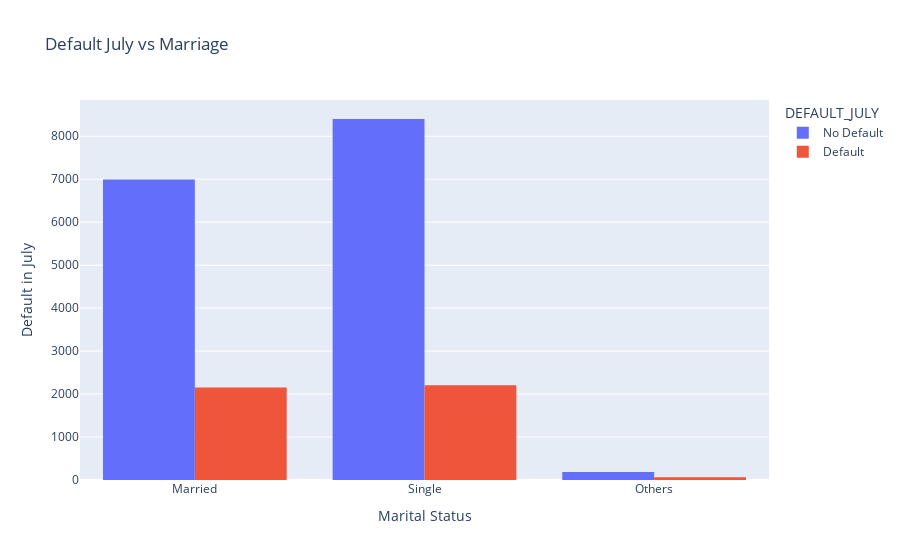

Notebook source saved alongside this figure:
### Code cell
filtered = merged_train.loc[:, ["DEFAULT_JULY", "MARRIAGE"]]
filtered["MARRIAGE"] = filtered["MARRIAGE"].apply(lambda x: "Married" if x == 1 else "Single" if x == 2 else "Others" if x == 0 or 3 else "Unknown")
filtered["DEFAULT_JULY"] = filtered["DEFAULT_JULY"].apply(lambda x: "Default" if x == 1 else "No Default")
fig = px.histogram(filtered, x="MARRIAGE", color="DEFAULT_JULY", title="Default July vs Marriage", barmode="group")
fig.update_layout(xaxis_title="Marital Status", yaxis_title="Default in July", showlegend=True)

### Figure 1 — Plotly figure (JSON) as saved in the notebook; plotly's stock layout.template omitted (floating-point values rounded to 4 significant figures; data arrays with more than 128 entries replaced by an {"elided": "..."} marker saying what was removed)
{"data": [{"alignmentgroup": "True", "bingroup": "x", "hovertemplate": "DEFAULT_JULY=No Default<br>MARRIAGE=%{x}<br>count=%{y}<extra></extra>", "legendgroup": "No Default", "marker": {"color": "#636efa", "pattern": {"shape": ""}}, "name": "No Default", "offsetgroup": "No Default", "orientation": "v", "showlegend": true, "type": "histogram", "x": {"elided": "15580 str values"}, "xaxis": "x", "yaxis": "y"}, {"alignmentgroup": "True", "bingroup": "x", "hovertemplate": "DEFAULT_JULY=Default<br>MARRIAGE=%{x}<br>count=%{y}<extra></extra>", "legendgroup": "Default", "marker": {"color": "#EF553B", "pattern": {"shape": ""}}, "name": "Default", "offsetgroup": "Default", "orientation": "v", "showlegend": true, "type": "histogram", "x": {"elided": "4420 str values"}, "xaxis": "x", "yaxis": "y"}], "layout": {"barmode": "group", "legend": {"title": {"text": "DEFAULT_JULY"}, "tracegroupgap": 0}, "showlegend": true, "title": {"text": "Default July vs Marriage"}, "xaxis": {"anchor": "y", "domain": [0, 1], "title": {"text": "Marital Status"}}, "yaxis": {"anchor": "x", "domain": [0, 1], "title": {"text": "Default in July"}}}}
